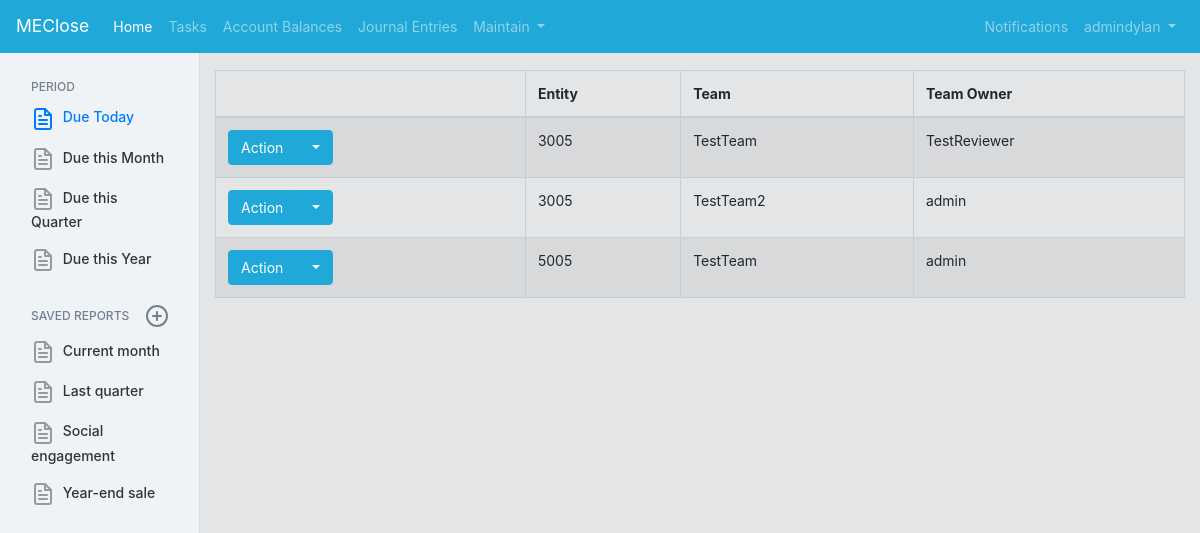
Screenshot of /ClosePortal/teams/ (signed in) with the database file from the repository.
### CompanyMaintain/models.py (models this page shows, shortened)
class userDefinedTeam(models.Model):
    team = models.CharField(max_length=200)
    teamOwner = models.ForeignKey(User, on_delete=models.PROTECT, related_name="user_teamOwner")
    entity = models.ForeignKey(userDefinedEntity, on_delete=models.PROTECT, related_name="entity_userDefinedTeam", default=1)
    class Meta:
        constraints = [
            models.UniqueConstraint(fields=['team', 'entity'], name='unique_EntityTeam')
        ]

class userDefinedEntity(models.Model):
    entity = models.CharField(max_length=200, default="Select Entity")
    def __str__(self):
        return self.entity

### CompanyMaintain/views.py (the view)
# urls.py: path('teams/', TeamList_List.as_view(), name='teamlist'),
@method_decorator(decorators, name='dispatch')
class TeamList_List(ListView):
    template_name = 'CloseApplication/teamlist/teamlist_list.html'
    model = userDefinedTeam

### CloseApplication/templates/CloseApplication/teamlist/teamlist_list.html (shortened to what this page needs)
{% extends "CloseApplication/base.html" %}
{% load staticfiles %}
{% block content %}
<table class="table table-striped table-bordered table-hover" id="EntryApproval_ChecklistTable">
    <thead>
        <tr>
            <th></th>
            <th>Entity</th>
            <th>Team</th>
            <th>Team Owner</th>
        </tr>
    </thead>
    {% for tableValue in object_list %}
    <tr>
        <td>
            <div class="btn-group">
                <button type="button" class="btn btn-primary">Action</button>
                <button type="button" class="btn btn-primary dropdown-toggle" data-toggle="dropdown">
                </button>
            </div>
        </td>
        <td>{{ tableValue.entity }}</td>
        <td>{{ tableValue.team }}</td>
        <td>{{ tableValue.teamOwner }}</td>
    </tr>
    {% endfor %}
</table>
{% endblock %}

### CloseApplication/templates/CloseApplication/base.html (shortened to what this page needs)
<!DOCTYPE html>
<html>
<head>
    {% load static %}
    <link rel="stylesheet" href="https://cdn.datatables.net/1.10.19/css/dataTables.bootstrap4.min.css">
    <link rel="stylesheet" href="https://maxcdn.bootstrapcdn.com/bootstrap/4.0.0/css/bootstrap.min.css">
    <link rel="stylesheet" href="{% static 'CloseApplication/jquery.dataTables.min.css' %}">
    <link rel="stylesheet" href="https://cdn.jsdelivr.net/npm/simplebar@latest/dist/simplebar.css"/>
    <link rel="stylesheet" href="{% static 'CloseApplication/sidenavbar.css' %}">
    <link rel="stylesheet" href="{% static 'CloseApplication/coreui.min.css' %}?v=0004"></script>
</head>
<body>
      <nav class="navbar fixed-top navbar-expand-lg navbar-dark bg-primary">
        <a class="navbar-brand" href="#">MEClose</a>
        <div class="collapse navbar-collapse" id="navbarSupportedContent">
          <ul class="navbar-nav mr-auto">
            <li class="nav-item active">
              <a class="nav-link" href="/ClosePortal/CloseSummary">Home<span class="sr-only">(current)</span></a>
            </li>
            <li class="nav-item">
              <a class="nav-link" href="/ClosePortal/tasks/">Tasks</a>
            </li>
            <li class="nav-item">
                    <a class="nav-link" href="/ClosePortal/accountrecs/">Account Balances</a>
            </li>
            <li class="nav-item">
                    <a class="nav-link" href="/ClosePortal/entryapprovals/">Journal Entries</a>
            </li>
            <li class="nav-item dropdown">
              <a class="nav-link dropdown-toggle" href="#" id="navbarDropdown" role="button" data-toggle="dropdown" aria-haspopup="true" aria-expanded="false">
                Maintain
              </a>
            </li>
          </ul>
          <ul class="navbar-nav">
<li class="nav-item dropdown d-md-down-none">
<a class="nav-link" data-toggle="dropdown" href="#" role="button" aria-haspopup="true" aria-expanded="false">
Notifications
</a>
</li>
              <li class="nav-item dropdown">
                  <div class="btn-group">
                      {% if user.is_authenticated %}
                        <span  class="nav-link dropdown-toggle" data-toggle="dropdown" aria-haspopup="true" aria-expanded="false">
                        {{ user.get_username }}
                        </span>
                        {% else %}
                        <div  href="{% url 'login'%}?next={{request.path}}" class="nav-link dropdown-toggle" data-toggle="dropdown" aria-haspopup="false" aria-expanded="false">
                        Login
                        </div>
                        {% endif %}
                    </div>
            </li>
          </ul>
        </div>
      </nav>
    <div class="page-wrap">
    <div class='container-fluid'>
    <div class="row">
        {% include "CloseApplication/sidebarnav.html" %}
        <main role="main" class="col-md-10 col-lg-10">
        {% block content %}{% endblock %}
        </main>
        </div>
        </div>
    </div>
</body>
</html>

### rows the page displays
userDefinedTeam: entity "3005", team "TestTeam", teamOwner "TestReviewer"
userDefinedTeam: entity "3005", team "TestTeam2", teamOwner "admin"
userDefinedTeam: entity "5005", team "TestTeam", teamOwner "admin"

### other values shown
{{ user.get_username }} "admindylan"
